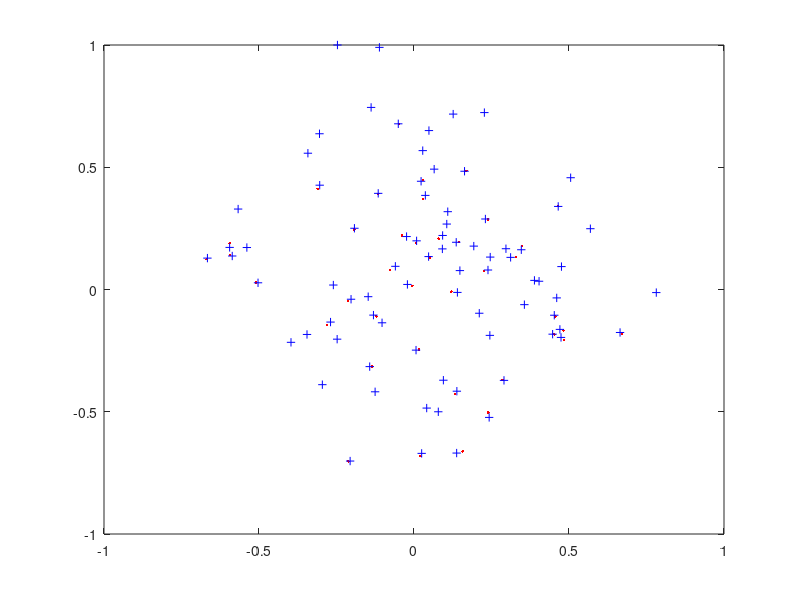

This chart was generated by the following MATLAB code: (Note: this script raises an error after producing the figure.)
%% test on synthetic data
inlier = 40;
outlier = 40;
sig = 0.03;

X = randn(inlier,2);
LX = inlier;
LY = inlier + outlier;
Yout = randn(outlier,2);
Y = [X+ sig*randn(inlier,2);Yout];

max_size = max(max(abs(X(:))),max(abs(Y(:))));

order = 1:LX;
%order = randperm(LX);
X = X(order,:);

XX = X/max_size;
YY = Y/max_size;
figure,plot(XX(:,1),XX(:,2),'r.',YY(:,1),YY(:,2),'b+')

gt = zeros(LX,LY);
for i = 1:LX
    gt(i,order(i)) = 1;
end
asgT.map = gt;

%% FRGM
option.M_exist = 0.01;%0.5
option.alpha2 = 1-0.01;%0.5
option.maxiter = 100;
option.active = 1;
option.q_norm = 1;
option.type = 'inner';

M = M_shape(XX,YY,1/8,2,0);

DX = M_points(XX,XX);
DY = M_points(YY,YY);
max_fact = max([max(DX(:)),max(DY(:))]);
DXX = DX/max_fact;
DYY = DY/max_fact;

SX = 1./(DXX + 1*(DXX==0)).*(DXX > 0);
SX = SX/max(SX(:));
%SX = (SX>0);

Map_ini = asgHun(-M);
sig = [0.5,0.5].^2;
weight = [1,1];
asgFRGM = FRGM_Gen(Map_ini,M,DXX,DYY,SX,option,asgT,sig,weight)

%%
map1 = asgHun(asgFRGM.map2);
%map1 = asgHun(Map_ini);
YP = YY;
YP(:,1) = YP(:,1) + 3;
YYP = map1*YP;

matched = zeros(1,length(order));
for ii = 1:length(order)
    matched1(ii) = find(map1(ii,:)==1);
    matched(ii) = (matched1(ii)==order(ii));
end
rate_end = sum(matched)/length(order)

SX1 = neighbor1(XX);SX1 = (SX1>0);
SX2 = neighbor1(YY);SX2 = (SX2>0);



figure('color','white');
plot(XX(:,1),XX(:,2),'r.','markersize',30);hold on;
for i=1:length(order)
    rep = find(SX1(i,:)==1);
    line([repmat(XX(i,1),length(rep)),XX(rep,1)]',[repmat(XX(i,2),length(rep)),XX(rep,2)]','color','k');
    hold on;
end
plot(YP(:,1),YP(:,2),'b.','markersize',20);hold on;
plot(YP(order,1),YP(order,2),'r.','markersize',30);hold on;
for i=1:(length(YP(:,1)))
    rep = find(SX2(i,:)==1);
    line([repmat(YP(i,1),length(rep)),YP(rep,1)]',[repmat(YP(i,2),length(rep)),YP(rep,2)]','color','k');
    hold on;
end
axis equal;
axis off;
line([XX(:,1),YYP(:,1)]',[XX(:,2),YYP(:,2)]','color','g','linewidth',2);
for ii = 1:length(order)
    if matched(ii)==0
        line([XX(ii,1),YYP(ii,1)],[XX(ii,2),YYP(ii,2)],'color','m','linewidth',2);hold on;
    end
end
